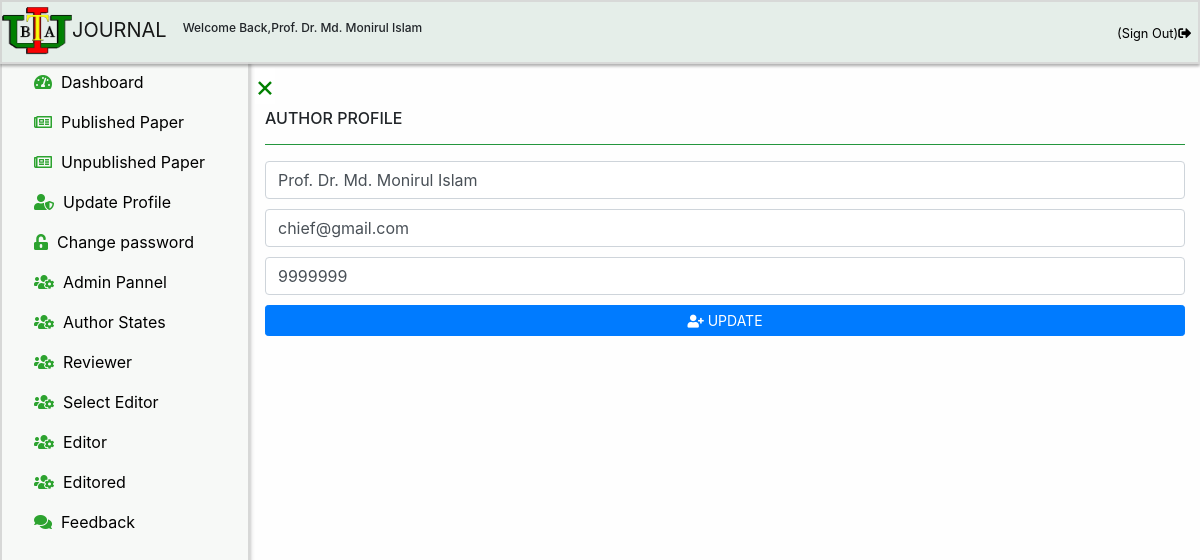
The page /chiefeditor/updateprofile.php (signed in) on the database as committed earlier.
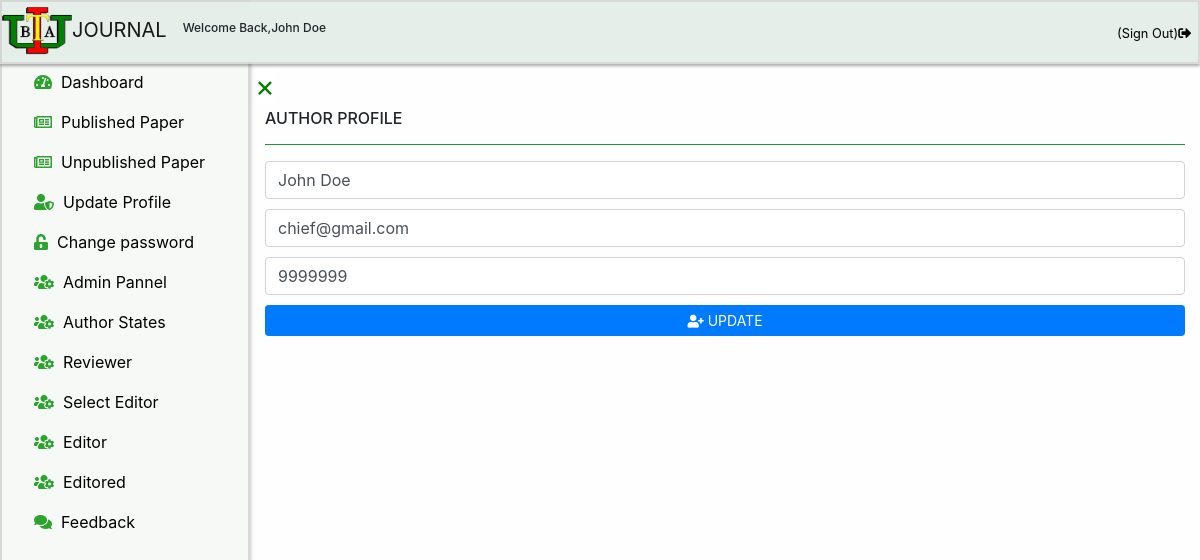
The same page on the database as committed later.
### tables this page shows
CREATE TABLE `chiefeditor` (
  `id` int(11) NOT NULL,
  `fullname` varchar(100) NOT NULL,
  `password` varchar(100) NOT NULL,
  `email` varchar(100) NOT NULL,
  `contact` varchar(100) NOT NULL
);

### chiefeditor/updateprofile.php (the view, shortened to what this page needs)
<?php
include('../link/config.php');
if(strlen($_SESSION['alogin'])=="")
    {
    header("Location:../chiefeditorlogin");
    }
    else
    {
     $editoremail = $_SESSION["email"];
     $sql = "SELECT chiefeditor.id,chiefeditor.fullname,chiefeditor.password,chiefeditor.contact,chiefeditor.email FROM chiefeditor WHERE email='$editoremail'";
     $query = $dbh->prepare($sql);
     $query->execute();
     if($query->rowCount() > 0)
     {
?>
<!DOCTYPE html>
<html lang="en">
<head>
    <link rel="stylesheet" href="../css/bootstrap.min.css">
    <link rel="stylesheet" href="../css/index.css">
    <link rel="stylesheet" href="../css/jquery.dataTables.min.css">
    <link rel="stylesheet" href="../css/fontawesome.v5.3.1.all.css">
    <link rel="stylesheet" href="../css/jquery.dataTables.min.css">
    <link rel="stylesheet" href="../css/login.css">
</head>
<body>
<div class="sticky-top header-floating ">
<?php
include 'header.php';
?>
</div>
<div id="mySidebar" class="sidebar ">
  <?php
  include 'sidebar.php';
  ?>
</div>
<div id="main">
<a href="javascript:void(0)" class="closebtn" id="closesignof" onclick="closeNav()">×</a>
<div class="container">
<h6 >AUTHOR PROFILE</h6>
<hr class="bg-success">
          <?php  foreach($results as $result) {
            ?>
             <form  class="form-signup marginbtm" method="post">
                <input style="font-size:11px;" type="text" id="pemail" class="form-control" name = "fullname" placeholder="Fullname" required="" value="<?php echo htmlentities($result->fullname);?>">
                <input style="font-size:11px;" type="email" id="user-name" class="form-control" name = "email" placeholder="Email" required="" value="<?php echo   $editoremail ;?>">
                <input style="font-size:11px;" type="text" id="user-name" class="form-control" name = "contact" placeholder="Secondary Email Address" required="" value="<?php echo htmlentities($result->contact);?>">
                <button name="updatachiefeditor" class="btn btn-sm btn-primary btn-block" type="submit"><i class="fas fa-user-plus"></i> UPDATE</button>
            </form>
            <?php  } ?>
</div>
</div>
</body>
</html>
<?php
         }
         else {
           echo "<script>alert('You are not a Chief Editor.Try to log in as a Chief Editor');</script>";
           header("refresh:0;url=../chiefeditorlogin");
         }
         }
?>

### chiefeditor/header.php (shortened to what this page needs)
<?php
include('../link/config.php');
if(strlen($_SESSION['alogin'])=="")
    {
    header("Location:../chiefeditorlogin");
    } else {
      $chiefeditoremail = $_SESSION["email"];
       $sql = "SELECT chiefeditor.id,chiefeditor.fullname,chiefeditor.password,chiefeditor.contact FROM chiefeditor WHERE email='$chiefeditoremail'";
      $query = $dbh->prepare($sql);
      $query->execute();
      $results=$query->fetchAll(PDO::FETCH_OBJ);
      if($query->rowCount() > 0)
      {
        foreach($results as $result) {
?>
<!DOCTYPE html>
<html lang="en">
<head>
    <link rel="stylesheet" href="../css/heading.css">
    <link rel="stylesheet" href="../css/bootstrap.min.css">
    <link rel="stylesheet" href="https://use.fontawesome.com/releases/v5.3.1/css/all.css">
</head>
<body>
<nav class="navbar nav-class navbar-expand-lg navbar-light">
  <a class="navbar-brand" href="dashboard"><img src="../images/Iubat-logo.png">JOURNAL</a>
  <h6 style="font-size:12px;">Welcome Back,<?php  echo htmlentities($result->fullname);  } ?></h6>
  <div class="collapse navbar-collapse" id="navbarSupportedContent">
    <ul class="navbar-nav ml-auto ul-nav">
        <li class="nav-item active" >
        <span class="navbar-text"> <a class="nav-link" href="logout" onclick="return confirm('Are you sure you want Logging out the system?');" title = "Sign Out"><small>(Sign Out)</small><i class="fas fa-sign-out-alt"></i></a></span>
        </li>
        </ul>
  </div>
</nav>
</body>
</html>
    <?php }
    else {
      echo "<script>alert('You are not an Editor.Try to log in as an Editor');</script>";
      header("refresh:0;url=../chiefeditorlogin");
    }
   }?>

Rows that differ between the two databases and show on the page:
changed chiefeditor: fullname "Prof. Dr. Md. Monirul Islam" → "John Doe"
